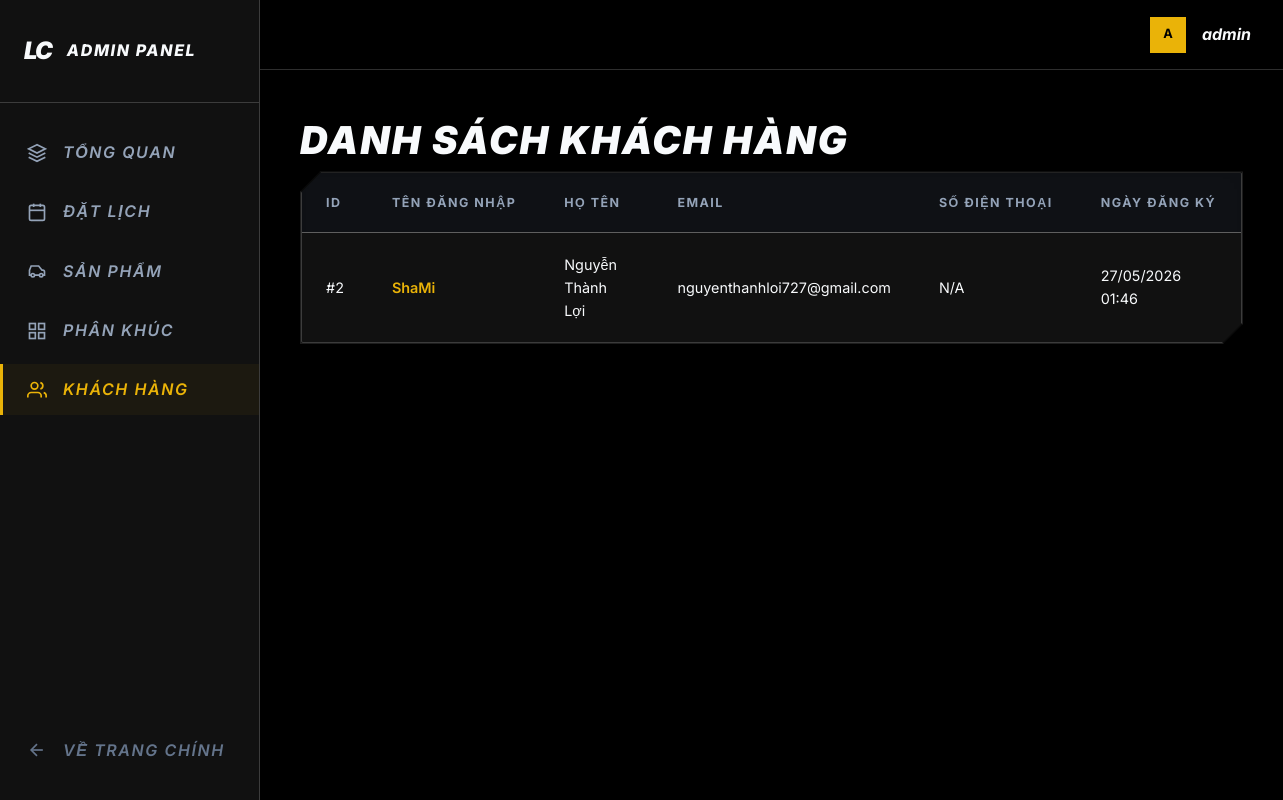
The app's page /Admin/users (signed in) with its own data.
### tables this page shows
CREATE TABLE IF NOT EXISTS `users` (
  `id` int NOT NULL AUTO_INCREMENT,
  `username` varchar(50) NOT NULL,
  `email` varchar(100) NOT NULL,
  `password` varchar(255) NOT NULL,
  `full_name` varchar(100) DEFAULT NULL,
  `role` enum('admin','user') DEFAULT 'user',
  `created_at` timestamp NULL DEFAULT CURRENT_TIMESTAMP,
  PRIMARY KEY (`id`),
  UNIQUE KEY `username` (`username`),
  UNIQUE KEY `email` (`email`)
);

### app/controllers/AdminController.php (called while the page is built, shortened)
<?php
require_once 'app/config/database.php';
class AdminController {
    private $db;
    public function __construct() {
        $this->db = (new Database())->getConnection();
    }
    public function users() {
        $stmt = $this->db->query("SELECT * FROM users WHERE role='user' ORDER BY created_at DESC");
        $users = $stmt->fetchAll(PDO::FETCH_OBJ);
        include 'app/views/admin/users.php';
        include 'app/views/admin/layout.php';
    }
}

### index.php (called while the page is built, shortened)
<?php
require_once 'app/config/database.php';
$url = $_GET['url'] ?? '';
$url = rtrim($url, '/');
$url = filter_var($url, FILTER_SANITIZE_URL);
$url = explode('/', $url);
$action = isset($url[1]) && $url[1] != '' ? $url[1] : 'index';
$controller = new $controllerName();
call_user_func_array([$controller, $action], array_slice($url, 2));

### app/config/database.php (called while the page is built, shortened)
<?php
class Database {
private $host = "localhost";
private $db_name = "webbanxe";
private $username = "root";
private $password = "";
public function getConnection() {
$this->conn = null;
try {
$this->conn = new PDO("mysql:host=" . $this->host . ";dbname=" . $this->db_name, $this->username, $this->password);
$this->conn->exec("set names utf8");
} catch(PDOException $exception) {
echo "Connection error: " . $exception->getMessage();
}
return $this->conn;
}
}

### app/views/admin/users.php (the view)
<div class="header-section mb-4">
    <h2 class="section-title">Danh sách <span>Khách Hàng</span></h2>
</div>
<div class="glass-card p-4">
    <div class="table-wrap">
        <table class="data-table">
            <thead>
                <tr>
                    <th>ID</th>
                    <th>Tên Đăng Nhập</th>
                    <th>Họ Tên</th>
                    <th>Email</th>
                    <th>Số Điện Thoại</th>
                    <th>Ngày Đăng Ký</th>
                </tr>
            </thead>
            <tbody>
                <?php if (!empty($users)): ?>
                    <?php foreach ($users as $u): ?>
                        <tr>
                            <td>#<?= $u->id ?></td>
                            <td style="font-weight:600; color:var(--primary);"><?= htmlspecialchars($u->username) ?></td>
                            <td><?= htmlspecialchars($u->full_name ?: 'N/A') ?></td>
                            <td><?= htmlspecialchars($u->email ?: 'N/A') ?></td>
                            <td><?= htmlspecialchars($u->phone ?? 'N/A') ?></td>
                            <td><?= date('d/m/Y H:i', strtotime($u->created_at)) ?></td>
                        </tr>
                    <?php endforeach; ?>
                <?php else: ?>
                    <tr><td colspan="6" class="text-center text-muted">Chưa có khách hàng nào.</td></tr>
                <?php endif; ?>
            </tbody>
        </table>
    </div>
</div>

### public/css/style.css (style rules this page uses)
:root { --primary: #EAB308; --primary-glow: rgba(234, 179, 8, 0.2); --secondary: #FFFFFF; --secondary-glow: rgba(255, 255, 255, 0.1); --bg-darker: #000000; --bg-dark: #0A0A0A; --surface: rgba(18, 18, 18, 0.9); --surface-hover: rgba(25, 25, 25, 1); --surface-solid: #111111; --border: rgba(255, 255, 255, 0.08); --border-glow: rgba(0, 242, 254, 0.2); --border-strong: rgba(255, 255, 255, 0.18); --text: #F8FAFC; --text-muted: #94A3B8; --text-dim: #64748B; --red: #FF3B30; --red-light: #FF6B6B; --green: #34C759; --gold: #FFCC00; --shadow-sm: 0 4px 12px rgba(0,0,0,0.2); --shadow-md: 0 12px 30px rgba(0,0,0,0.4); --shadow-lg: 0 20px 50px rgba(0, 0, 0, 0.6); --shadow-neon-cyan: 0 0 15px rgba(0, 210, 255, 0.15); --shadow-neon-purple: 0 0 15px rgba(255, 255, 255, 0.1); --radius-sm: 0px; --radius: 0px; --radius-lg: 2px; --radius-circle: 50%; --transition: 0.3s cubic-bezier(0.25, 0.8, 0.25, 1); }
*, *::before, *::after { box-sizing: border-box; margin: 0; padding: 0; }
html { scroll-behavior: smooth; height: -webkit-fill-available; }
body { font-family: 'Inter', -apple-system, BlinkMacSystemFont, "Segoe UI", Roboto, Helvetica, Arial, sans-serif; background-color: var(--bg-darker); background-image: radial-gradient(circle at 10% 20%, rgba(0, 210, 255, 0.03) 0%, transparent 40%), radial-gradient(circle at 50% 50%, rgba(10, 10, 10, 1) 0%, var(--bg-darker) 100%); background-attachment: fixed; color: var(--text); min-height: 100vh; min-height: -webkit-fill-available; line-height: 1.6; overflow-x: hidden; -webkit-font-smoothing: antialiased; }
.section-title { font-family: 'Inter', sans-serif; font-size: 2.4rem; font-weight: 900; font-style: italic; letter-spacing: 0.05em; text-transform: uppercase; color: var(--text); }
.product-card, .glass-card, .form-card, .table-wrap { background:rgba(255,255,255,.04); backdrop-filter:blur(20px); border:1px solid rgba(255,255,255,.08); border-radius:0; clip-path: polygon(20px 0, 100% 0, 100% calc(100% - 20px), calc(100% - 20px) 100%, 0 100%, 0 20px); }
.table-wrap { background: var(--surface); backdrop-filter: blur(12px); -webkit-backdrop-filter: blur(12px); border: 1px solid var(--border-strong); border-radius: var(--radius-lg); overflow: hidden; box-shadow: var(--shadow-lg); width: 100%; }
.data-table, .premium-table { width: 100%; border-collapse: collapse; text-align: left; }
.data-table th, .premium-table th { padding: 1.2rem 1.5rem; border-bottom: 1.5px solid var(--border-strong); color: var(--text-muted); font-family: 'Inter', sans-serif; font-size: 0.78rem; font-weight: 700; letter-spacing: 0.12em; text-transform: uppercase; white-space: nowrap; background: rgba(11, 15, 25, 0.4); }
.data-table td, .premium-table td { padding: 1.25rem 1.5rem; border-bottom: 1px solid var(--border); font-size: 0.9rem; vertical-align: middle; }
.data-table tr:last-child td, .premium-table tr:last-child td { border-bottom: none; }

### app/views/admin/layout.php (style rules this page uses)
body { margin: 0; padding: 0; background: var(--bg-darker); color: var(--text); display: flex; min-height: 100vh; font-family: 'Inter', sans-serif; }

### records on screen
users: id "2", username "ShaMi", full_name "Nguyễn Thành Lợi", email "nguyenthanhloi727@gmail.com", phone "N/A", created_at "27/05/2026 01:46"

### other values on screen
substr(SessionHelper::get('user_username'), 0, 1) "A"
SessionHelper::get('user_username') "admin"
